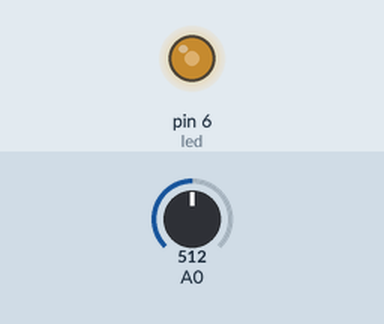
Recording of a sketch running on a simulated Arduino Uno, built with avr-gcc and run on an emulated ATmega328P. Parts: output pins drawn as LEDs (lit = HIGH). The test bench sets the inputs (shaded band); at power-on: A0 = 512.

Above: at 0.8 s.
0.9 s: A0 set to 716
At 1.7 s:
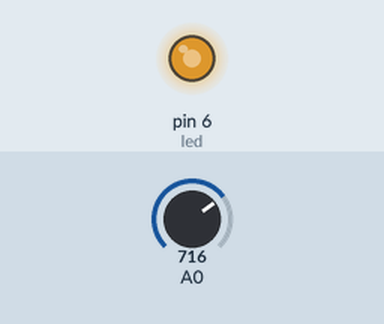
2.4 s: A0 set to 900
At 2.8 s:
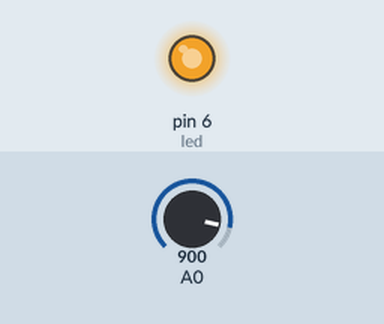
3.9 s: A0 set to 122
At 5.1 s:
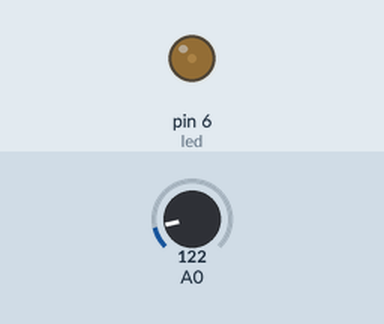
5.4 s: A0 set to 0
At 6.3 s:
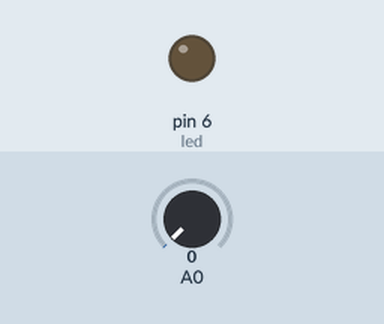
Timing chart, 0 to 7.9 s (numbered marks = the images above; inputs shaded):
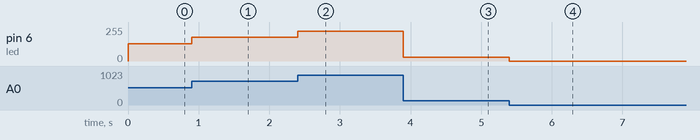

The sketch:

Exercicio_Parte2.ino
```cpp
#define led PD6
unsigned long int leitura_AD;
unsigned long int tensao;

int main() {
  // Configura PD6 como saída
  DDRD |= (1 << led);

  // Configura TIMER0 para Fast PWM
  TCCR0A |= (1 << COM0A1);
  TCCR0A |= (1 << WGM01) | (1 << WGM00);
  TCCR0B |= (1 << CS01);

  OCR0A = 0; // Inicia LED apagado

  // Configura ADC
  ADCSRA |= (1 << ADEN) | (1 << ADPS2) | (1 << ADPS0); // habilita ADC e prescaler de 32
  ADMUX |= (1 << REFS0); // tensão de referência = AVCC (5V)

  while(1) {
    // Seleciona canal ADC0
    ADMUX = (ADMUX & 0b11110000);

    // Inicia conversão
    ADCSRA |= (1 << ADSC);

    // Espera a conversão acabar
    while(ADCSRA & (1 << ADSC));

    // Lê valor
    leitura_AD = ADC;

    // Mapeia para PWM (0-255)
    OCR0A = leitura_AD / 4;
  }
}
```

Measured:
- after the input at 0.9 s, pin 6 (led): 128/255 → 179/255 at once
- after the input at 2.4 s, pin 6 (led): 179/255 → 225/255 at once
- after the input at 3.9 s, pin 6 (led): 225/255 → 30/255 at once
- after the input at 5.4 s, pin 6 (led): 30/255 → 0/255 at once
